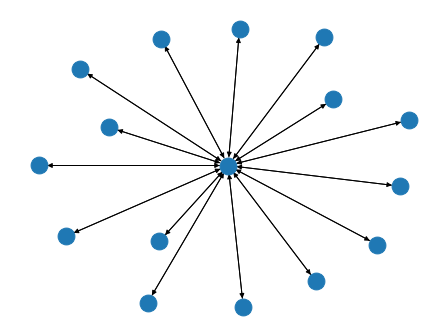

Python code for this plot:
import networkx as nx
from bluefog.common import topology_util
G = topology_util.StarGraph(16)
nx.draw_spring(G)
